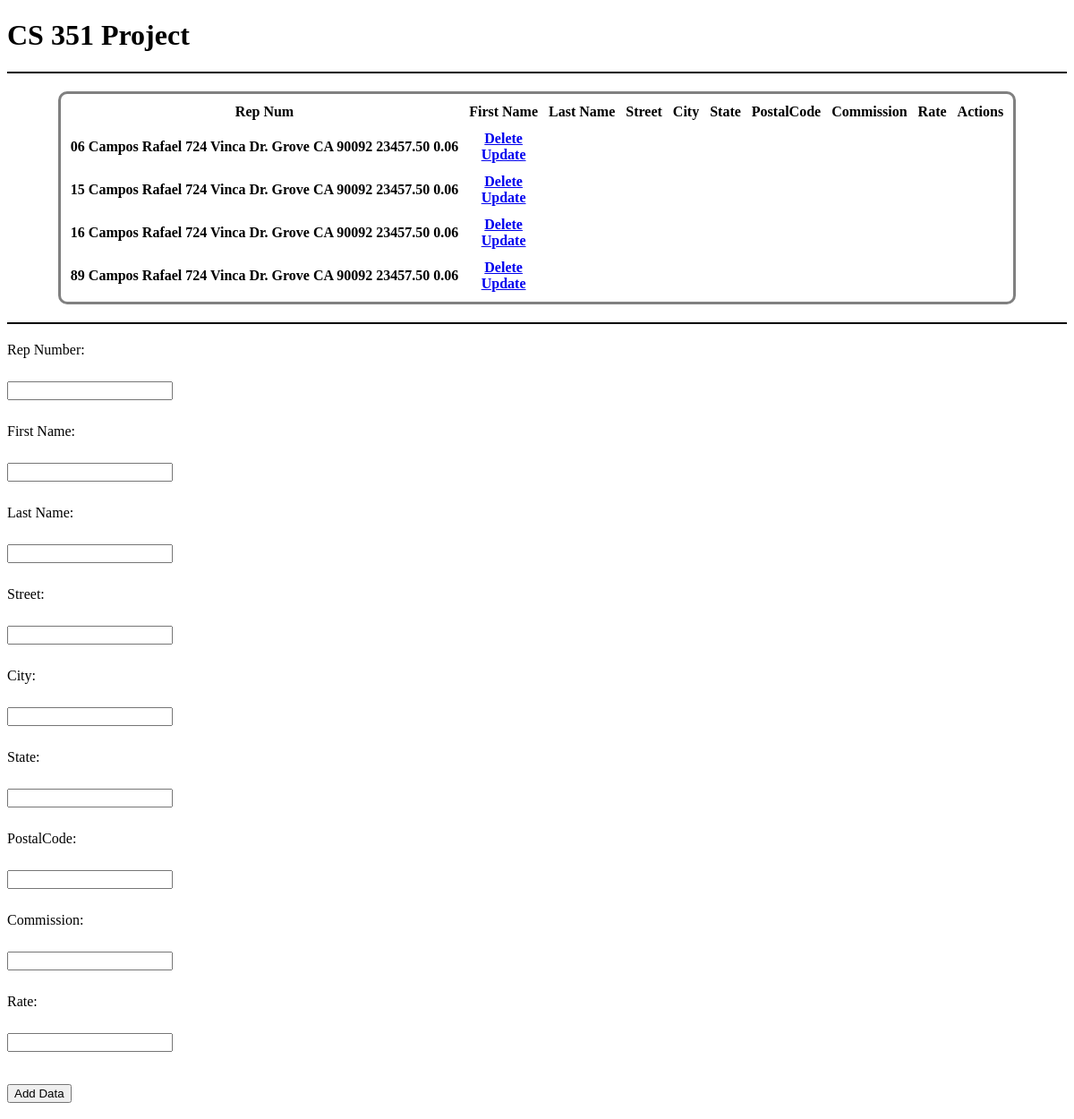
Before: /repView with the older database file.
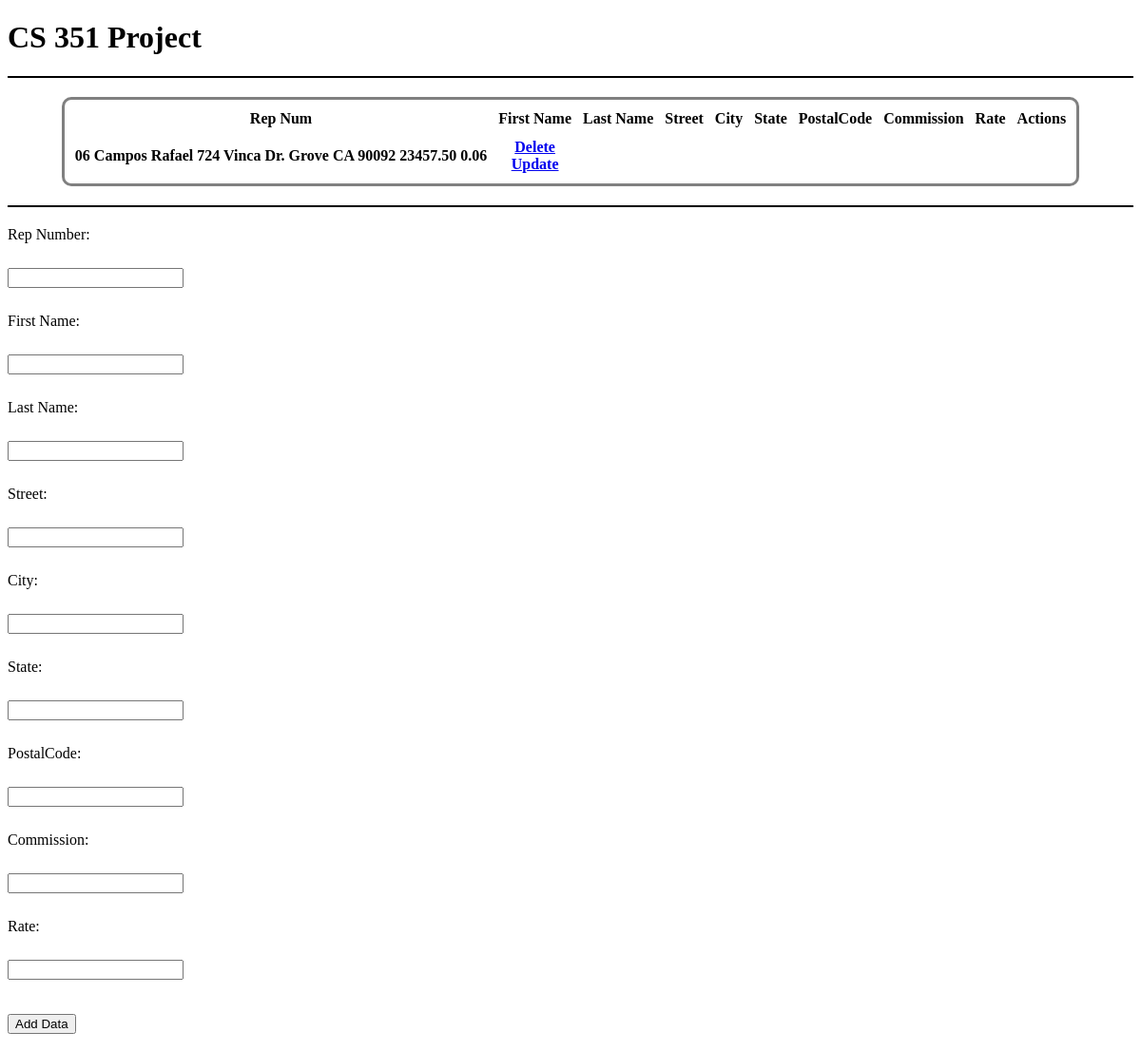
After: the same page with the newer database file.
### App.py (models this page shows, shortened)
class rep(db.Model):
    __tablename__ = 'Rep'
    repNum = db.Column('RepNum', CHAR(2), primary_key=True)
    lastName = db.Column('LastName', CHAR(15))
    firstName = db.Column('FirstName', CHAR(15))
    street = db.Column('Street', CHAR(15))
    city = db.Column('City', CHAR(15))
    state = db.Column('State', CHAR(2))
    postalCode = db.Column('PostalCode', CHAR(5))
    commission = db.Column('Commision', DECIMAL(7, 2))
    rate = db.Column('Rate', DECIMAL(3, 2))

### App.py (the view)
@app.route("/repView", methods=["POST", "GET"])
def repPage():
    if request.method == "POST":
        newRep = request.form["lastName"]
        newTask = rep(lastName = newRep)
        try:
            db.session.add(newTask)
            db.session.commit()
            return redirect("/repView")
        except Exception as e:
            print(f"ERROR:{e}")
            return f"ERROR:{e}"
    else:
        tasks = rep.query.order_by(rep.repNum).all()
        return render_template("rep.html", tasks = tasks)

### Templates/rep.html (shortened to what this page needs)
 {% extends "base.html"%}
 {% block body %}
<div class = "repContent">
    <h1>CS 351 Project</h1>
     <hr class="divider">
     {% if tasks | length < 1%}
     <h3>Sadly, you have not put anything in the table.</h3>
     {% else %}
     <table>
        <tr>
            <th>Rep Num</th>
            <th>First Name</th>
            <th>Last Name</th>
            <th>Street</th>
            <th>City</th>
            <th>State</th>
            <th>PostalCode</th>
            <th>Commission</th>
            <th>Rate</th>
            <th>Actions</th>
        </tr>
         {% for task in tasks%}
         <tr>
             <th>
                 {{task.repNum}}
                 {{task.lastName}}
                 {{task.firstName}}
                 {{task.street}}
                 {{task.city}}
                 {{task.state}}
                 {{task.postalCode}}
                 {{task.commission}}
                 {{task.rate}}
             </th>
             <th>
                 <a href="/deleteRep/{{task.repNum}}"> Delete </a>
                 <br/>
                 <a href="/updateRep/{{task.repNum}}"> Update </a>
             </th>
         </tr>
         {% endfor %}
     </table>
     {% endif %}
     <h3 class="divider"></h3>
     <form action="#" method="post">
        <p>Rep Number:</p>
        <p><input type = "text" name = "repNum"></p>
        <p>First Name:</p>
        <p><input type = "text" name = "f_Name"/></p>
        <p>Last Name:</p>
        <p><input type = "text" name = "lastName"/></p>
        <p>Street:</p>
        <p><input type = "text" name = "street"/></p>
        <p>City:</p>
        <p><input tpe = "text" name = "city"/></p>
        <p>State:</p>
        <p><input tpe = "text" name = "state"/></p>
        <p>PostalCode:</p>
        <p><input tpe = "text" name = "postalCode"/></p>
        <p>Commission:</p>
        <p><input tpe = "text" name = "commission"/></p>
        <p>Rate:</p>
        <p><input tpe = "text" name = "rate"/></p>
        <input type = "submit" value = "Add Data" id = "btn_add">
     </form>
 </div>
 {%endblock%}

### Templates/base.html (shortened to what this page needs)
<!DOCTYPE html>
<html lang="en">
<head>
</head>
<body>
    {% block body %}{%endblock%}
</body>
</html>

### Templates/rep.html (style rules this page uses)
table { margin-left: 20px; margin-right: 20px; border-style: solid; border-spacing: 10px; border-radius: 10px; margin: 20px auto; }
input { margin-top: 10px; margin-bottom: 10px; }
.divider { border: none; height: 2px; background-color: black; width: 100%; margin: 10px 0 20px 0; }

Changed rows visible on the page:
removed rep: repNum "15", lastName "Campos", firstName "Rafael", street "724 Vinca Dr.", city "Grove", state "CA", postalCode "90092", commission "23457.50", rate "0.06"
removed rep: repNum "16", lastName "Campos", firstName "Rafael", street "724 Vinca Dr.", city "Grove", state "CA", postalCode "90092", commission "23457.50", rate "0.06"
removed rep: repNum "89", lastName "Campos", firstName "Rafael", street "724 Vinca Dr.", city "Grove", state "CA", postalCode "90092", commission "23457.50", rate "0.06"
